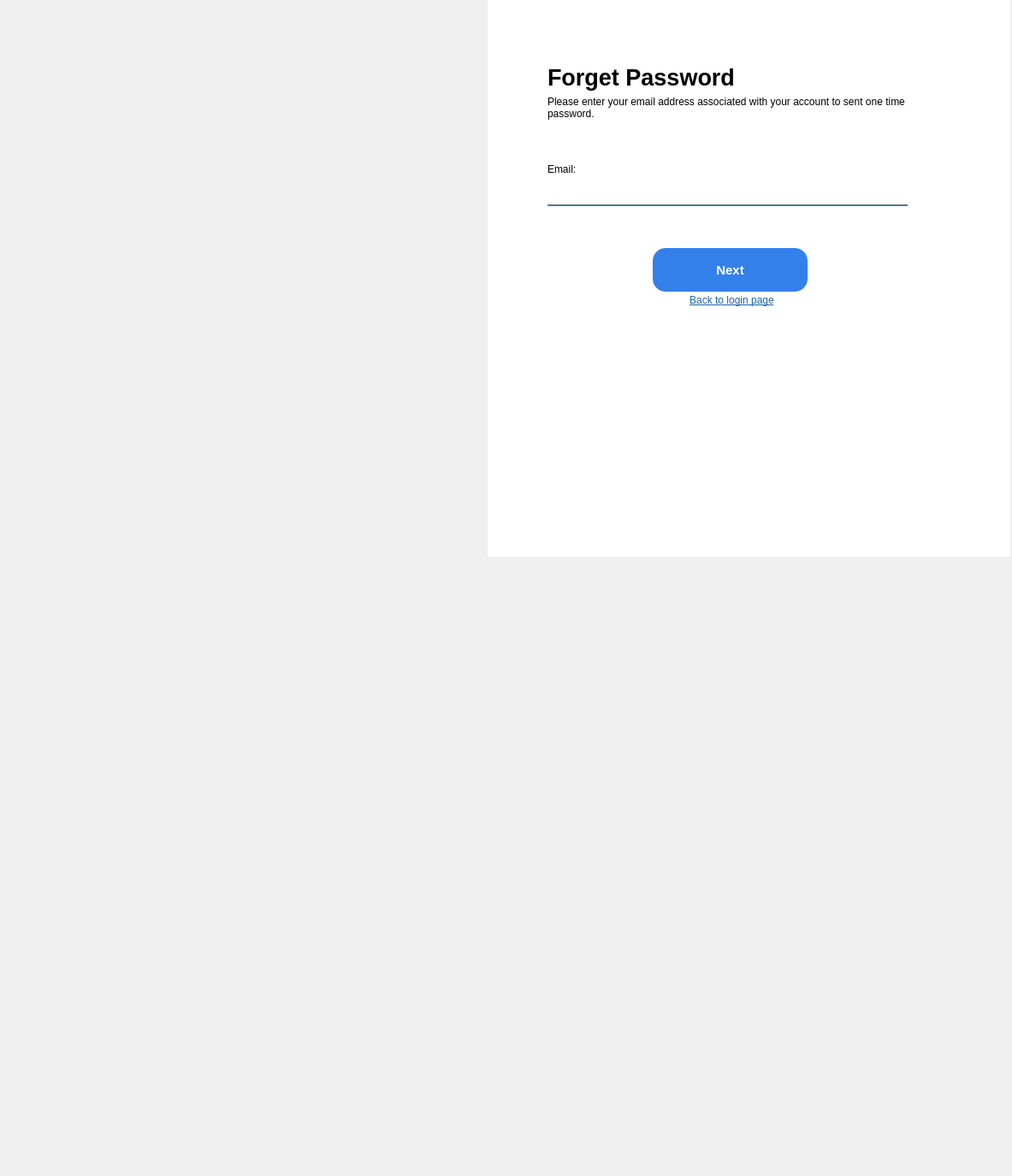
<?xml version="1.0" encoding="UTF-8"?>
<ui version="4.0">
 <class>MainWindow</class>
 <widget class="QMainWindow" name="MainWindow">
  <property name="geometry">
   <rect>
    <x>0</x>
    <y>0</y>
    <width>1183</width>
    <height>1375</height>
   </rect>
  </property>
  <property name="windowTitle">
   <string>MainWindow</string>
  </property>
  <widget class="QWidget" name="centralwidget">
   <widget class="QLabel" name="label_2">
    <property name="geometry">
     <rect>
      <x>640</x>
      <y>60</y>
      <width>321</width>
      <height>61</height>
     </rect>
    </property>
    <property name="font">
     <font>
      <pointsize>20</pointsize>
      <weight>75</weight>
      <bold>true</bold>
     </font>
    </property>
    <property name="text">
     <string>Forget Password</string>
    </property>
   </widget>
   <widget class="QLabel" name="label">
    <property name="geometry">
     <rect>
      <x>570</x>
      <y>0</y>
      <width>611</width>
      <height>651</height>
     </rect>
    </property>
    <property name="font">
     <font>
      <pointsize>5</pointsize>
     </font>
    </property>
    <property name="styleSheet">
     <string notr="true">background-color:rgb(255,255,255)</string>
    </property>
    <property name="text">
     <string/>
    </property>
   </widget>
   <widget class="QPushButton" name="next_button">
    <property name="geometry">
     <rect>
      <x>763</x>
      <y>290</y>
      <width>181</width>
      <height>51</height>
     </rect>
    </property>
    <property name="font">
     <font>
      <pointsize>11</pointsize>
      <weight>75</weight>
      <bold>true</bold>
     </font>
    </property>
    <property name="styleSheet">
     <string notr="true">QPushButton#next_button{
	background-color:rgb(52, 128, 235);
	border:none;
	color:rgb(255,255,255);
	border-radius: 15px
}
QPushButton#next_button:pressed{
	padding-left:5px;
	padding-top:5px;
	background-color:rgb(19, 38, 99)
}</string>
    </property>
    <property name="text">
     <string>Next</string>
    </property>
    <property name="autoDefault">
     <bool>false</bool>
    </property>
   </widget>
   <widget class="QLabel" name="label_3">
    <property name="geometry">
     <rect>
      <x>640</x>
      <y>190</y>
      <width>55</width>
      <height>16</height>
     </rect>
    </property>
    <property name="font">
     <font>
      <pointsize>9</pointsize>
     </font>
    </property>
    <property name="text">
     <string>Email:</string>
    </property>
   </widget>
   <widget class="QLineEdit" name="email_edit">
    <property name="geometry">
     <rect>
      <x>640</x>
      <y>210</y>
      <width>421</width>
      <height>31</height>
     </rect>
    </property>
    <property name="font">
     <font>
      <pointsize>9</pointsize>
     </font>
    </property>
    <property name="styleSheet">
     <string notr="true">border:none;
border-bottom:2px solid rgba(46, 82, 101, 200);</string>
    </property>
    <property name="text">
     <string/>
    </property>
    <property name="placeholderText">
     <string/>
    </property>
   </widget>
   <widget class="QLabel" name="label_4">
    <property name="geometry">
     <rect>
      <x>640</x>
      <y>112</y>
      <width>421</width>
      <height>51</height>
     </rect>
    </property>
    <property name="font">
     <font>
      <pointsize>9</pointsize>
     </font>
    </property>
    <property name="text">
     <string>Please enter your email address associated with your account to sent one time password.</string>
    </property>
    <property name="alignment">
     <set>Qt::AlignLeading|Qt::AlignLeft|Qt::AlignTop</set>
    </property>
    <property name="wordWrap">
     <bool>true</bool>
    </property>
   </widget>
   <widget class="QPushButton" name="back_login_button">
    <property name="geometry">
     <rect>
      <x>790</x>
      <y>340</y>
      <width>131</width>
      <height>21</height>
     </rect>
    </property>
    <property name="font">
     <font>
      <pointsize>9</pointsize>
      <underline>true</underline>
     </font>
    </property>
    <property name="styleSheet">
     <string notr="true">QPushButton#back_login_button{
	border:none;
	color: rgb(29, 98, 168)
}
QPushButton#back_login_button:pressed{
	color:rgb(19, 38, 99)
}</string>
    </property>
    <property name="text">
     <string>Back to login page</string>
    </property>
   </widget>
   <widget class="QLabel" name="error_email">
    <property name="geometry">
     <rect>
      <x>640</x>
      <y>248</y>
      <width>421</width>
      <height>16</height>
     </rect>
    </property>
    <property name="styleSheet">
     <string notr="true">color:rgb(255,0,0)</string>
    </property>
    <property name="text">
     <string/>
    </property>
   </widget>
   <widget class="QLabel" name="label_9">
    <property name="geometry">
     <rect>
      <x>40</x>
      <y>250</y>
      <width>291</width>
      <height>111</height>
     </rect>
    </property>
    <property name="text">
     <string/>
    </property>
    <property name="pixmap">
     <pixmap>../Icon/Logo.png</pixmap>
    </property>
    <property name="scaledContents">
     <bool>true</bool>
    </property>
   </widget>
   <widget class="QLabel" name="label_8">
    <property name="geometry">
     <rect>
      <x>0</x>
      <y>0</y>
      <width>571</width>
      <height>661</height>
     </rect>
    </property>
    <property name="styleSheet">
     <string notr="true"/>
    </property>
    <property name="text">
     <string/>
    </property>
    <property name="pixmap">
     <pixmap>../Icon/background 2.png</pixmap>
    </property>
    <property name="scaledContents">
     <bool>true</bool>
    </property>
   </widget>
   <zorder>label</zorder>
   <zorder>label_2</zorder>
   <zorder>next_button</zorder>
   <zorder>label_3</zorder>
   <zorder>email_edit</zorder>
   <zorder>label_4</zorder>
   <zorder>back_login_button</zorder>
   <zorder>error_email</zorder>
   <zorder>label_8</zorder>
   <zorder>label_9</zorder>
  </widget>
 </widget>
 <resources/>
 <connections/>
</ui>
